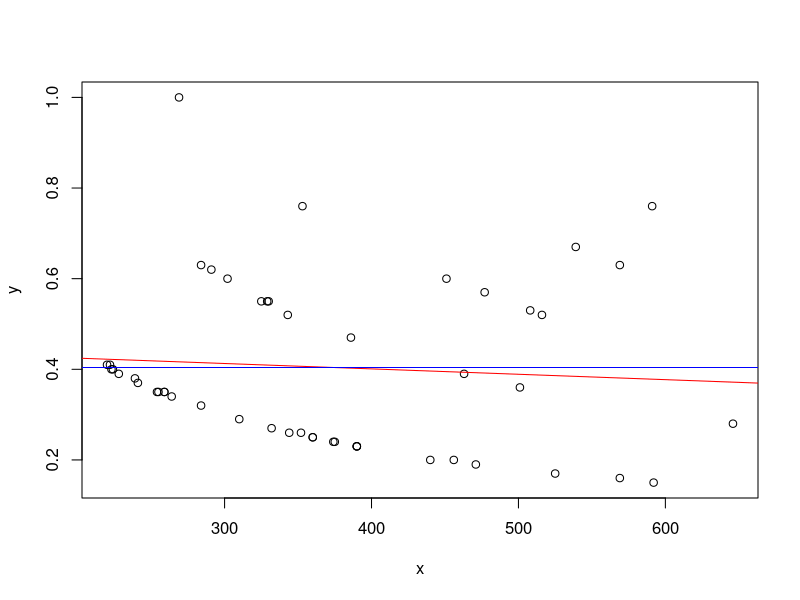

Source code (R):
## ---- chunk 1
library(readxl)
dt <- read_excel("Player Goals AFCON 2025.xlsx")
dt
## ---- chunk 2
y <- dt$"goals"
x <- dt$"mins"
n <- length(dt)
n
## ---- chunk 3
dt <- data.frame(cbind(y,x))
head(dt)
## ---- chunk 4
model <- lm(y~x, dt)
summary(model)
## ---- chunk 5
y.bar <- mean(y)
plot(x,y)
abline(model, col="red")
text(30, 220, "Y_duga", adj = c(-0.1, 1.5), col = "red", cex = 0.8)
abline(h=y.bar, col="blue")
text(31, 185, "Y_bar", adj = c(-0.1, 1.5), col = "blue", cex = 0.8)
## ---- chunk 6
(anova.model <- anova(model))
## ---- chunk 7
(KTG <- anova.model$`Mean Sq`[2])
## ---- chunk 8
(galat.baku <- sqrt(KTG))
## ---- chunk 9
(b0 <- model$coefficients[[1]])
(b1 <- model$coefficients[[2]])
## ---- chunk 10
(se_b0 <- sqrt(KTG*(1/n+mean(x)^2/sum((x-mean(x))^2))))
## ---- chunk 11
uji <- 0
(t_b0 <- (b0 - uji)/se_b0)
## ---- chunk 12
abs(qt(0.025, df = n-2))
## ---- chunk 13
(se_b1 <- sqrt(KTG/sum((x-mean(x))^2)))
## ---- chunk 14
uji <- 0
(t_b1 <- (b1 - uji)/se_b1)
## ---- chunk 15
abs(qt(0.025, df = n-2))
## ---- chunk 16
t_table <- abs(qt(0.025, df = n-2))
t_table
## ---- chunk 17
# Selang kepercayaan beta0
lower_b0 <- b0 - t_table * se_b0
upper_b0 <- b0 + t_table * se_b0
cat("Selang kepercayaan beta0: [", lower_b0, ", ", upper_b0, "]\n")
## ---- chunk 18
# Selang kepercayaan beta1
lower_b1 <- b1 - t_table * se_b1
upper_b1 <- b1 + t_table * se_b1
cat("Selang kepercayaan beta1: [", lower_b1, ", ", upper_b1, "]\n")
## ---- chunk 19
amatan.diduga <- data.frame(x=10)
predict(model, amatan.diduga, interval = "confidence")
## ---- chunk 20
predict(model, amatan.diduga, interval = "prediction")
